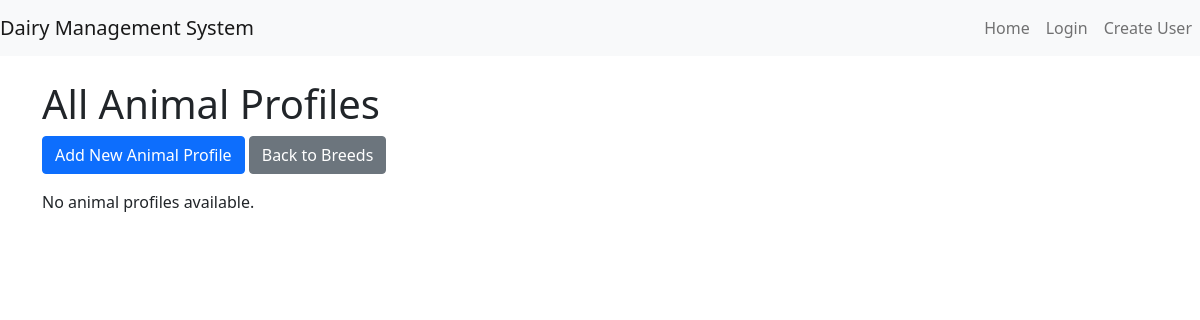
The app's page /data-management/animal-profiles/, older data.
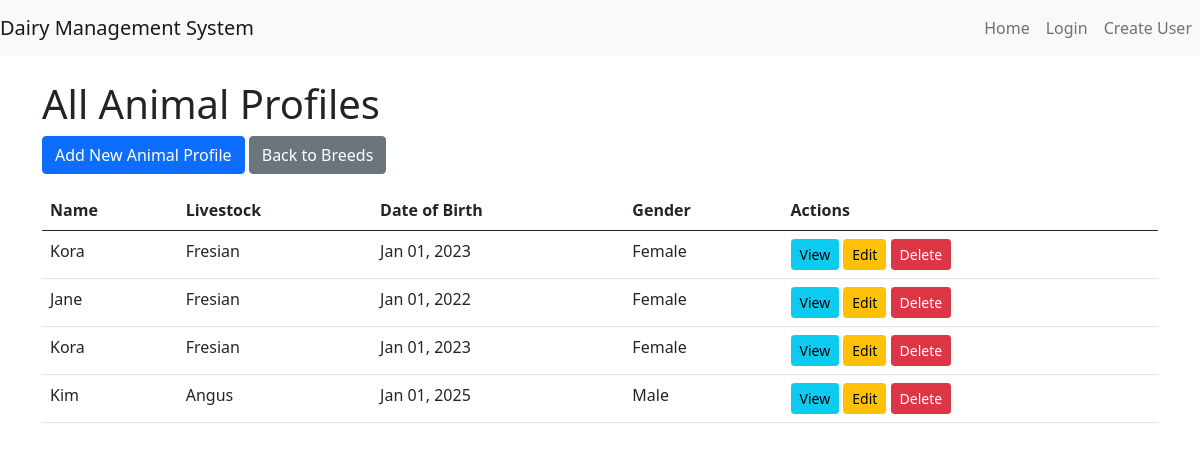
The same page, newer data.
### data_management/models.py (models this page shows, shortened)
class AnimalProfile(models.Model):
    livestock = models.ForeignKey(
        Livestock, on_delete=models.CASCADE, related_name="profiles", verbose_name=_("Livestock")
    )
    name = models.CharField(max_length=100)
    health_status = models.CharField(max_length=100, verbose_name=_("Health Status"))
    weight = models.DecimalField(max_digits=6, decimal_places=2, verbose_name=_("Weight (kg)"))
    birth_weight = models.DecimalField(max_digits=6, decimal_places=2, blank=True, null=True, verbose_name=_("Birth Weight (kg)"))
    notes = models.TextField(blank=True, null=True, verbose_name=_("Notes"))
    profile_photo = models.ImageField(upload_to='animal_profiles/photos/', null=True, blank=True)  # New field for photo
    document_upload = models.FileField(upload_to='animal_profiles/documents/', null=True, blank=True)  # New field for documents
    date_of_birth = models.DateField(blank=True, null=True)

class Livestock(models.Model):
    name = models.CharField(max_length=100, verbose_name=_("Livestock Name"))
    livestock_type = models.ForeignKey(
        LivestockType, on_delete=models.CASCADE, related_name="livestocks", verbose_name=_("Livestock Type")
    )
    gender_choices = [
        ("male", _("Male")),
        ("female", _("Female")),
    ]
    gender = models.CharField(max_length=6, choices=gender_choices, verbose_name=_("Gender"))
    unique_id = models.CharField(max_length=50, unique=True, verbose_name=_("Unique Identifier"))

### data_management/views.py (the view)
# urls.py: path('animal-profiles/', AnimalProfileListView.as_view(), name='animal_profile_list'),
class AnimalProfileListView(ListView):
    model = AnimalProfile
    template_name = "livestock/animal_profile_list.html"
    context_object_name = "animal_profiles"
    def get_queryset(self):
        queryset = super().get_queryset()
        livestock_id = self.request.GET.get('livestock')
        if livestock_id:
            queryset = queryset.filter(livestock__id=livestock_id)
        return queryset
    def get_context_data(self, **kwargs):
        context = super().get_context_data(**kwargs)
        livestock_id = self.request.GET.get('livestock')
        if livestock_id:
            context['livestock'] = get_object_or_404(Livestock, id=livestock_id)
        return context

### data_management/templates/livestock/animal_profile_list.html (shortened to what this page needs)
{% extends 'users_management/base.html' %}
{% block content %}
    <h1>
        {% if livestock %}
            Animal Profiles for Breed: {{ livestock.name }}
        {% else %}
            All Animal Profiles
        {% endif %}
    </h1>
    <a href="{% url 'data_management:animal_profile_create' %}{% if livestock %}?livestock={{ livestock.id }}{% endif %}" class="btn btn-primary mb-3">
        Add New Animal Profile
    </a>
    <a href="{% url 'data_management:livestock_list' %}" class="btn btn-secondary mb-3">
        Back to Breeds
    </a>
    {% if animal_profiles %}
        <table class="table">
            <thead>
                <tr>
                    <th>Name</th>
                    <th>Livestock</th>
                    <th>Date of Birth</th>
                    <th>Gender</th>
                    <th>Actions</th>
                </tr>
            </thead>
            <tbody>
                {% for profile in animal_profiles %}
                    <tr>
                        <td>{{ profile.name }}</td>
                        <td>{{ profile.livestock.name }}</td>
                        <td>{{ profile.date_of_birth|date:"M d, Y" }}</td>
                        <td>{{ profile.livestock.get_gender_display }}</td>
                        <td>
                            <a href="{% url 'data_management:animal_profile_detail' profile.pk %}" class="btn btn-sm btn-info">View</a>
                            <a href="{% url 'data_management:animalprofile_update' profile.pk %}" class="btn btn-sm btn-warning">Edit</a>
                            <a href="{% url 'data_management:animalprofile_delete' profile.pk %}" class="btn btn-sm btn-danger" onclick="return confirm('Are you sure you want to delete this profile?');">Delete</a>
                        </td>
                    </tr>
                {% endfor %}
            </tbody>
        </table>
    {% else %}
        <p>No animal profiles available.</p>
    {% endif %}
{% endblock %}

Row changes from the older to the newer data that the page shows:
added AnimalProfile: name "Kora", livestock.name "Fresian", date_of_birth "Jan 01, 2023", livestock.gender "Female"
added AnimalProfile: name "Jane", livestock.name "Fresian", date_of_birth "Jan 01, 2022", livestock.gender "Female"
added AnimalProfile: name "Kora", livestock.name "Fresian", date_of_birth "Jan 01, 2023", livestock.gender "Female"
added AnimalProfile: name "Kim", livestock.name "Angus", date_of_birth "Jan 01, 2025", livestock.gender "Male"
Text that changed along with them:
text no longer shown: "No animal profiles available."
text now shown: "Name Livestock Date of Birth Gender Actions"
